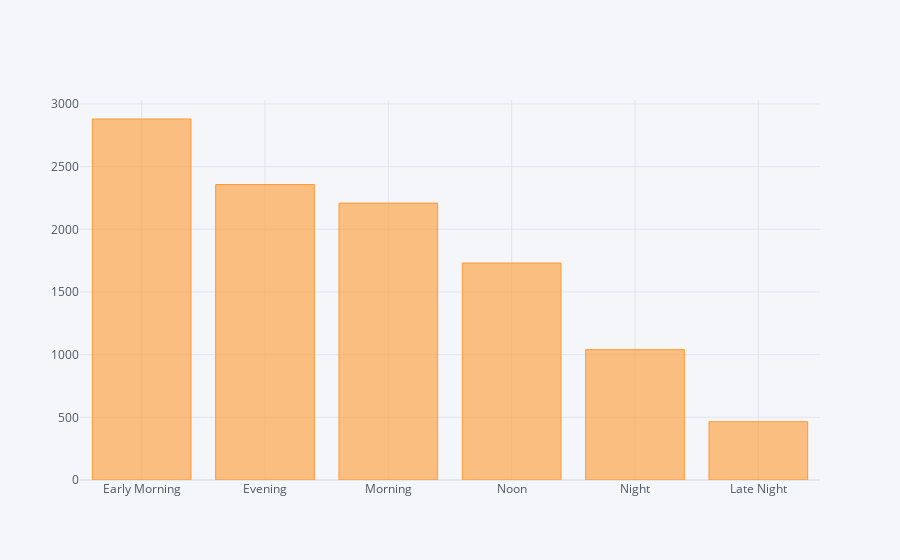

Notebook code cell kept with this figure:
### Code cell
data['Dep_Time_hour'].apply(flight_dep_time).value_counts().iplot(kind="bar")

### Figure 1 — Plotly figure (JSON) as saved in the notebook; plotly's stock layout.template omitted (floating-point values rounded to 4 significant figures)
{"data": [{"marker": {"color": "rgba(255, 153, 51, 0.6)", "line": {"color": "rgba(255, 153, 51, 1.0)", "width": 1}}, "name": "Dep_Time_hour", "orientation": "v", "text": "", "type": "bar", "x": ["Early Morning", "Evening", "Morning", "Noon", "Night", "Late Night"], "y": [2880, 2357, 2209, 1731, 1040, 465]}], "layout": {"legend": {"bgcolor": "#F5F6F9", "font": {"color": "#4D5663"}}, "paper_bgcolor": "#F5F6F9", "plot_bgcolor": "#F5F6F9", "title": {"font": {"color": "#4D5663"}}, "xaxis": {"gridcolor": "#E1E5ED", "showgrid": true, "tickfont": {"color": "#4D5663"}, "title": {"font": {"color": "#4D5663"}, "text": ""}, "zerolinecolor": "#E1E5ED"}, "yaxis": {"gridcolor": "#E1E5ED", "showgrid": true, "tickfont": {"color": "#4D5663"}, "title": {"font": {"color": "#4D5663"}, "text": ""}, "zerolinecolor": "#E1E5ED"}}}
